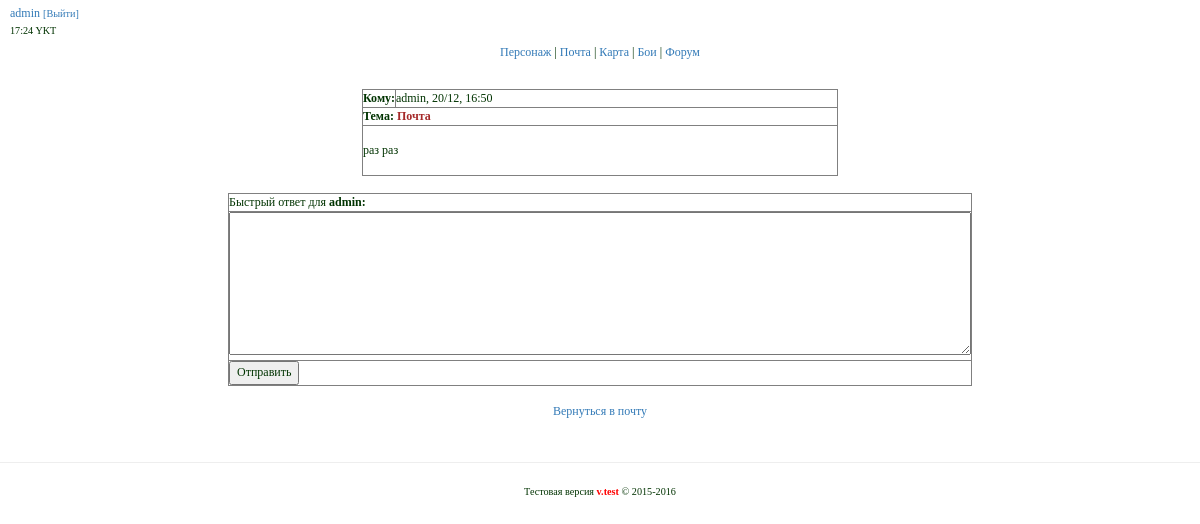
The page /mail/read?type=2&id_mail=1513756225 (signed in) on the database its author committed.
### tables this page shows
CREATE TABLE IF NOT EXISTS `mail` (
  `id` int(11) unsigned NOT NULL AUTO_INCREMENT,
  `id_mail` varchar(256) NOT NULL,
  `type` int(11) NOT NULL,
  `sender` varchar(255) NOT NULL,
  `receiver` varchar(255) NOT NULL,
  `date` varchar(255) NOT NULL,
  `title` varchar(255) NOT NULL,
  `text` text NOT NULL,
  `new` int(11) NOT NULL DEFAULT '1',
  PRIMARY KEY (`id`)
);

### app/core/viewClass.php (called while the page is built)
<?php
class View {
    public function render($title,$content,$template,$data=null,$data2=null,$data3=null) {
        include 'app/views/'.$template;
    }
}

### app/start.php (called while the page is built, shortened)
<?php
require_once 'core/viewClass.php';
require_once 'core/modelClass.php';
Router::run();

### index.php (called while the page is built, shortened)
<?php
require_once 'app/start.php';

### app/core/modelClass.php (called while the page is built, shortened)
<?php
class Model {
    public $mysqli;
    public function __construct() {
        $this->mysqli = new mysqli(Config::DBHOST,Config::DBUSER,Config::DBPASS,Config::DBNAME);
        $this->mysqli->query("SET NAMES 'utf8'");
    }
    public function query($query) {
        return $this->mysqli->query($query);
    }
    public function select($query) {
        $res = $this->query($query);
        $ret = [];
        while($row = mysqli_fetch_assoc($res)) {
            $ret[] = $row;
        }
        return $ret;
    }
}

### app/models/modelMail.php (called while the page is built, shortened)
<?php
class ModelMail extends Model {
    public function getOutboxMailBySmsID($sms_id,$receiver) {
        $data = "SELECT * FROM `mail` WHERE `id_mail` = '$sms_id'  AND `type` = 2";
        $data = $this->select($data);
        return $data;
    }
}

### app/views/mail/readOutBox.php (the view, shortened to what this page needs)
<div class="mail">
    <table border="1" width="40%" align="center">
        <?php foreach($data as $mail): ;?>
        <tr>
            <td width="5%">
                <b>Кому:</b>
            </td>
            <td>
                <?=$mail['sender']?>, <?=$mail['date']?>
            </td>
        </tr>
        <tr>
            <td colspan="2">
                <b>Тема: <font color="#a52a2a"><?=$mail['title']?></font></b>
            </td>
        </tr>
        <tr>
            <td colspan="2" height="50" align="top">
                <?=nl2br(htmlentities($mail['text']))?>
            </td>
        </tr>
        <?php endforeach ;?>
    </table>
    <br>
    <table border="1" width="40%" align="center">
        <form action="/mail/postMail" method="POST">
        <tr>
            <td>
                Быстрый ответ для <b><?=$mail['sender']?>:</b>
            </td>
        </tr>
        <tr>
            <td>
                <textarea rows="8" cols="103" name="text"></textarea>
            </td>
        </tr>
        <tr>
            <td>
                <input type="submit" name="submit" value="Отправить">
            </td>
        </tr>
        </form>
    </table>
    <br>
    <table border="0" align="center" width="40%">
        <tr>
            <td align="center">
                <a href="/mail">Вернуться в почту</a>
            </td>
        </tr>
    </table>
</div>

### css/style.css (style rules this page uses)
div { margin: 5px; }
body { FONT-SIZE: 9pt; COLOR: #003300; FONT-FAMILY: verdana,geneva,arial cyr; }

### rows shown on the page
mail: sender "admin", date "20/12, 16:50", title "Почта", text "раз раз"

### other values the page prints
$_COOKIE['login'] "admin"
